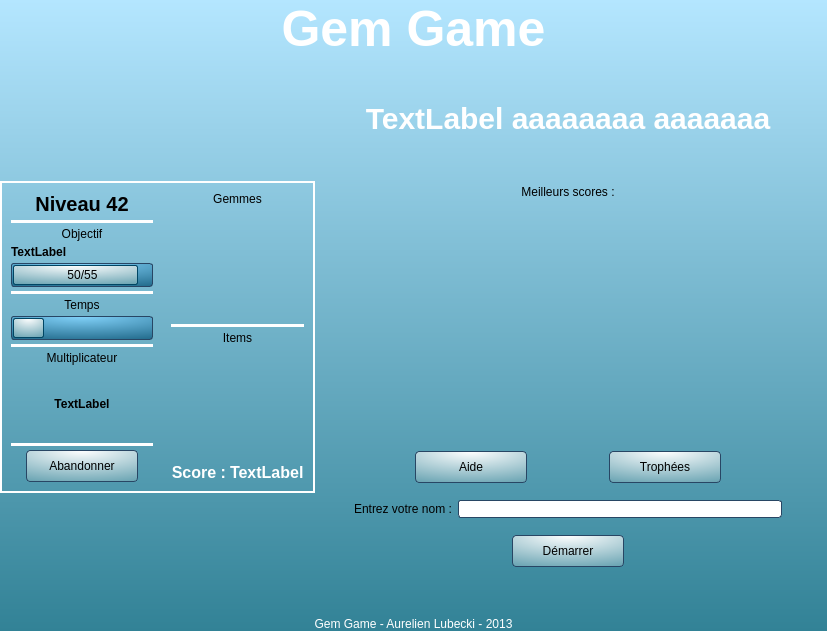
<?xml version="1.0" encoding="UTF-8"?>
<ui version="4.0">
 <class>Play</class>
 <widget class="QMainWindow" name="Play">
  <property name="geometry">
   <rect>
    <x>0</x>
    <y>0</y>
    <width>797</width>
    <height>566</height>
   </rect>
  </property>
  <property name="minimumSize">
   <size>
    <width>0</width>
    <height>0</height>
   </size>
  </property>
  <property name="windowTitle">
   <string>MainWindow</string>
  </property>
  <property name="styleSheet">
   <string notr="true">

QFrame
{
	border:2px solid rgb(255, 255, 255);
}

QLabel
{
	border:auto;
}


QLineEdit
{
	border:1px solid rgb(40, 70, 100);
	border-radius:3px;
}

QPushButton
{
	border:1px solid rgb(40, 70, 100);
	border-radius:4px;
	min-width:100px;
	min-height:20px;
	padding:5px;
	background-color: qradialgradient(spread:pad, cx:0.5, cy:0, radius:1.5, fx:0.5, fy:0, stop:0 rgb(255, 255, 255), stop:1 rgb(50, 130, 150));
}

QPushButton:hover, QPushButton:focus
{
	background-color:rgb(210, 220, 255);
}

QPushButton:disabled
{
	color:rgb(150, 150, 150);
	border-color:rgb(150, 150, 150);
}



QProgressBar 
{
	background-color: qradialgradient(spread:pad, cx:0.5, cy:0, radius:1.5, fx:0.5, fy:0, stop:0 rgb(130, 210, 250), stop:1 rgb(0, 70, 100));
	border:1px solid rgb(40, 70, 100);
	border-radius:3px;
}

 QProgressBar::chunk
{
	background-color: qradialgradient(spread:pad, cx:0.5, cy:0, radius:1.5, fx:0.5, fy:0, stop:0 rgb(255, 255, 255), stop:1 rgb(50, 130, 150));
	border:1px solid rgb(0, 70, 100);
	border-radius:2px;
	margin:1px;
 }


#frame
{
	background-color: qlineargradient(spread:pad, x1:0, y1:0, x2:0, y2:1, stop:0 rgb(180, 230, 255), stop:1 rgb(50, 130, 150));
}

#widgetGrid
{
	background-color: qradialgradient(spread:pad, cx:0.5, cy:0, radius:1.5, fx:0.5, fy:0, stop:0 rgb(130, 210, 250), stop:1 rgb(0, 70, 100));
	border:2px solid rgb(40, 70, 100);
	border-radius:10px;
}

#label, #labelTotalScore
{
	color:rgb(255, 255, 255);
	font-size:16px;
	font-weight:bold;
}

#labelTitle
{
	color:rgb(255, 255, 255);
	font-size:50px;
	font-weight:bold;
}

#labelEndMessage
{
	color:rgb(255, 255, 255);
	font-size:30px;
	font-weight:bold;
}

#labelCredits
{
	color:rgb(255, 255, 255);
}

#labelTextGoal
{
	font-weight:bold;
}

#labelMultiplier
{
	font-weight:bold;
}

#labelLevel
{
	font-weight:bold;
	font-size:20px;
}

QTableView {
	color:rgb(0, 0, 0);
	background-color:transparent;
	gridline-color:rgb(255, 255, 255);
	selection-color:rgb(255, 255, 255);
    selection-background-color:rgba(0, 0, 0, 100);
	border:none;
 }

QTableView QTableCornerButton::section {
     background:transparent;
 }

QTableView QHeaderView {
	border:none;
	background-color:transparent;
}

QTableView QHeaderView::section {
	border:1px solid rgb(255, 255, 255);
	color:rgb(0, 0, 0);
    background-color:transparent;
	padding:2px 5px;
 }
</string>
  </property>
  <widget class="QWidget" name="frame">
   <property name="sizePolicy">
    <sizepolicy hsizetype="Maximum" vsizetype="Maximum">
     <horstretch>0</horstretch>
     <verstretch>0</verstretch>
    </sizepolicy>
   </property>
   <layout class="QVBoxLayout" name="verticalLayout_8">
    <property name="spacing">
     <number>0</number>
    </property>
    <property name="margin">
     <number>0</number>
    </property>
    <item>
     <widget class="QLabel" name="labelTitle">
      <property name="sizePolicy">
       <sizepolicy hsizetype="Preferred" vsizetype="Maximum">
        <horstretch>0</horstretch>
        <verstretch>0</verstretch>
       </sizepolicy>
      </property>
      <property name="text">
       <string>Gem Game</string>
      </property>
      <property name="alignment">
       <set>Qt::AlignCenter</set>
      </property>
     </widget>
    </item>
    <item>
     <layout class="QHBoxLayout" name="horizontalLayout_6">
      <item>
       <widget class="QFrame" name="widgetPlay">
        <property name="sizePolicy">
         <sizepolicy hsizetype="Maximum" vsizetype="Maximum">
          <horstretch>0</horstretch>
          <verstretch>0</verstretch>
         </sizepolicy>
        </property>
        <property name="frameShape">
         <enum>QFrame::StyledPanel</enum>
        </property>
        <property name="frameShadow">
         <enum>QFrame::Raised</enum>
        </property>
        <layout class="QHBoxLayout" name="horizontalLayout">
         <property name="spacing">
          <number>5</number>
         </property>
         <property name="margin">
          <number>5</number>
         </property>
         <item>
          <widget class="QWidget" name="widget_4" native="true">
           <property name="sizePolicy">
            <sizepolicy hsizetype="Fixed" vsizetype="Preferred">
             <horstretch>0</horstretch>
             <verstretch>0</verstretch>
            </sizepolicy>
           </property>
           <property name="minimumSize">
            <size>
             <width>150</width>
             <height>0</height>
            </size>
           </property>
           <property name="maximumSize">
            <size>
             <width>150</width>
             <height>16777215</height>
            </size>
           </property>
           <layout class="QVBoxLayout" name="verticalLayout_7">
            <property name="spacing">
             <number>4</number>
            </property>
            <property name="margin">
             <number>4</number>
            </property>
            <item>
             <widget class="QLabel" name="labelLevel">
              <property name="text">
               <string>Niveau 42</string>
              </property>
              <property name="alignment">
               <set>Qt::AlignCenter</set>
              </property>
             </widget>
            </item>
            <item>
             <widget class="Line" name="line_2">
              <property name="orientation">
               <enum>Qt::Horizontal</enum>
              </property>
             </widget>
            </item>
            <item>
             <widget class="QLabel" name="label_3">
              <property name="sizePolicy">
               <sizepolicy hsizetype="Preferred" vsizetype="Preferred">
                <horstretch>0</horstretch>
                <verstretch>0</verstretch>
               </sizepolicy>
              </property>
              <property name="text">
               <string>Objectif</string>
              </property>
              <property name="alignment">
               <set>Qt::AlignCenter</set>
              </property>
             </widget>
            </item>
            <item>
             <widget class="QLabel" name="labelTextGoal">
              <property name="sizePolicy">
               <sizepolicy hsizetype="Preferred" vsizetype="Preferred">
                <horstretch>0</horstretch>
                <verstretch>0</verstretch>
               </sizepolicy>
              </property>
              <property name="text">
               <string>TextLabel</string>
              </property>
              <property name="wordWrap">
               <bool>true</bool>
              </property>
             </widget>
            </item>
            <item>
             <widget class="QProgressBar" name="progressBarGoal">
              <property name="maximum">
               <number>55</number>
              </property>
              <property name="value">
               <number>50</number>
              </property>
              <property name="alignment">
               <set>Qt::AlignCenter</set>
              </property>
              <property name="orientation">
               <enum>Qt::Horizontal</enum>
              </property>
              <property name="invertedAppearance">
               <bool>false</bool>
              </property>
              <property name="textDirection">
               <enum>QProgressBar::TopToBottom</enum>
              </property>
              <property name="format">
               <string>%v/%m</string>
              </property>
             </widget>
            </item>
            <item>
             <widget class="Line" name="line_4">
              <property name="orientation">
               <enum>Qt::Horizontal</enum>
              </property>
             </widget>
            </item>
            <item>
             <widget class="QLabel" name="label_2">
              <property name="text">
               <string>Temps</string>
              </property>
              <property name="alignment">
               <set>Qt::AlignCenter</set>
              </property>
             </widget>
            </item>
            <item>
             <widget class="QProgressBar" name="progressBarTime">
              <property name="value">
               <number>24</number>
              </property>
              <property name="alignment">
               <set>Qt::AlignCenter</set>
              </property>
              <property name="orientation">
               <enum>Qt::Horizontal</enum>
              </property>
              <property name="invertedAppearance">
               <bool>false</bool>
              </property>
              <property name="textDirection">
               <enum>QProgressBar::TopToBottom</enum>
              </property>
              <property name="format">
               <string/>
              </property>
             </widget>
            </item>
            <item>
             <widget class="Line" name="line_3">
              <property name="orientation">
               <enum>Qt::Horizontal</enum>
              </property>
             </widget>
            </item>
            <item>
             <widget class="QLabel" name="label_4">
              <property name="text">
               <string>Multiplicateur</string>
              </property>
              <property name="alignment">
               <set>Qt::AlignCenter</set>
              </property>
             </widget>
            </item>
            <item>
             <widget class="QLabel" name="labelMultiplier">
              <property name="sizePolicy">
               <sizepolicy hsizetype="Preferred" vsizetype="Fixed">
                <horstretch>0</horstretch>
                <verstretch>0</verstretch>
               </sizepolicy>
              </property>
              <property name="minimumSize">
               <size>
                <width>0</width>
                <height>70</height>
               </size>
              </property>
              <property name="text">
               <string>TextLabel</string>
              </property>
              <property name="alignment">
               <set>Qt::AlignCenter</set>
              </property>
             </widget>
            </item>
            <item>
             <widget class="Line" name="line_5">
              <property name="orientation">
               <enum>Qt::Horizontal</enum>
              </property>
             </widget>
            </item>
            <item>
             <widget class="QWidget" name="widget_8" native="true">
              <layout class="QHBoxLayout" name="horizontalLayout_9">
               <property name="spacing">
                <number>0</number>
               </property>
               <property name="margin">
                <number>0</number>
               </property>
               <item>
                <widget class="QPushButton" name="buttonGiveUp">
                 <property name="sizePolicy">
                  <sizepolicy hsizetype="Maximum" vsizetype="Maximum">
                   <horstretch>0</horstretch>
                   <verstretch>0</verstretch>
                  </sizepolicy>
                 </property>
                 <property name="minimumSize">
                  <size>
                   <width>112</width>
                   <height>32</height>
                  </size>
                 </property>
                 <property name="text">
                  <string>Abandonner</string>
                 </property>
                </widget>
               </item>
              </layout>
             </widget>
            </item>
           </layout>
          </widget>
         </item>
         <item>
          <widget class="QWidget" name="widgetGrid" native="true">
           <property name="sizePolicy">
            <sizepolicy hsizetype="Maximum" vsizetype="Maximum">
             <horstretch>0</horstretch>
             <verstretch>0</verstretch>
            </sizepolicy>
           </property>
           <property name="minimumSize">
            <size>
             <width>0</width>
             <height>0</height>
            </size>
           </property>
           <layout class="QVBoxLayout" name="verticalLayout_2">
            <property name="spacing">
             <number>0</number>
            </property>
            <property name="margin">
             <number>0</number>
            </property>
           </layout>
          </widget>
         </item>
         <item>
          <widget class="QWidget" name="buttons" native="true">
           <property name="sizePolicy">
            <sizepolicy hsizetype="Maximum" vsizetype="Preferred">
             <horstretch>0</horstretch>
             <verstretch>0</verstretch>
            </sizepolicy>
           </property>
           <layout class="QVBoxLayout" name="verticalLayout">
            <property name="spacing">
             <number>4</number>
            </property>
            <property name="margin">
             <number>4</number>
            </property>
            <item>
             <widget class="QLabel" name="label_6">
              <property name="sizePolicy">
               <sizepolicy hsizetype="Preferred" vsizetype="Maximum">
                <horstretch>0</horstretch>
                <verstretch>0</verstretch>
               </sizepolicy>
              </property>
              <property name="text">
               <string>Gemmes</string>
              </property>
              <property name="alignment">
               <set>Qt::AlignCenter</set>
              </property>
             </widget>
            </item>
            <item>
             <widget class="QWidget" name="widget" native="true">
              <layout class="QHBoxLayout" name="horizontalLayout_3">
               <property name="spacing">
                <number>2</number>
               </property>
               <property name="margin">
                <number>2</number>
               </property>
               <item>
                <widget class="QWidget" name="widgetCristals" native="true">
                 <property name="sizePolicy">
                  <sizepolicy hsizetype="Preferred" vsizetype="Preferred">
                   <horstretch>0</horstretch>
                   <verstretch>0</verstretch>
                  </sizepolicy>
                 </property>
                 <property name="minimumSize">
                  <size>
                   <width>0</width>
                   <height>0</height>
                  </size>
                 </property>
                 <layout class="QVBoxLayout" name="verticalLayout_5">
                  <property name="spacing">
                   <number>2</number>
                  </property>
                  <property name="margin">
                   <number>0</number>
                  </property>
                 </layout>
                </widget>
               </item>
               <item>
                <widget class="QWidget" name="widgetPureCristals" native="true">
                 <property name="sizePolicy">
                  <sizepolicy hsizetype="Preferred" vsizetype="Preferred">
                   <horstretch>0</horstretch>
                   <verstretch>0</verstretch>
                  </sizepolicy>
                 </property>
                 <property name="minimumSize">
                  <size>
                   <width>0</width>
                   <height>0</height>
                  </size>
                 </property>
                 <layout class="QVBoxLayout" name="verticalLayout_6">
                  <property name="spacing">
                   <number>2</number>
                  </property>
                  <property name="margin">
                   <number>0</number>
                  </property>
                 </layout>
                </widget>
               </item>
              </layout>
             </widget>
            </item>
            <item>
             <widget class="Line" name="line">
              <property name="orientation">
               <enum>Qt::Horizontal</enum>
              </property>
             </widget>
            </item>
            <item>
             <widget class="QLabel" name="label_7">
              <property name="sizePolicy">
               <sizepolicy hsizetype="Preferred" vsizetype="Maximum">
                <horstretch>0</horstretch>
                <verstretch>0</verstretch>
               </sizepolicy>
              </property>
              <property name="text">
               <string>Items</string>
              </property>
              <property name="alignment">
               <set>Qt::AlignCenter</set>
              </property>
             </widget>
            </item>
            <item>
             <widget class="QWidget" name="widget_2" native="true">
              <layout class="QHBoxLayout" name="horizontalLayout_2">
               <property name="spacing">
                <number>2</number>
               </property>
               <property name="margin">
                <number>2</number>
               </property>
               <item>
                <widget class="QWidget" name="widgetItems1" native="true">
                 <property name="sizePolicy">
                  <sizepolicy hsizetype="Preferred" vsizetype="Preferred">
                   <horstretch>0</horstretch>
                   <verstretch>0</verstretch>
                  </sizepolicy>
                 </property>
                 <property name="minimumSize">
                  <size>
                   <width>0</width>
                   <height>0</height>
                  </size>
                 </property>
                 <layout class="QVBoxLayout" name="verticalLayout_3">
                  <property name="spacing">
                   <number>2</number>
                  </property>
                  <property name="margin">
                   <number>0</number>
                  </property>
                 </layout>
                </widget>
               </item>
               <item>
                <widget class="QWidget" name="widgetItems2" native="true">
                 <property name="sizePolicy">
                  <sizepolicy hsizetype="Preferred" vsizetype="Preferred">
                   <horstretch>0</horstretch>
                   <verstretch>0</verstretch>
                  </sizepolicy>
                 </property>
                 <property name="minimumSize">
                  <size>
                   <width>0</width>
                   <height>0</height>
                  </size>
                 </property>
                 <layout class="QVBoxLayout" name="verticalLayout_4">
                  <property name="spacing">
                   <number>2</number>
                  </property>
                  <property name="margin">
                   <number>0</number>
                  </property>
                 </layout>
                </widget>
               </item>
              </layout>
             </widget>
            </item>
            <item>
             <widget class="QWidget" name="widget_3" native="true">
              <property name="sizePolicy">
               <sizepolicy hsizetype="Preferred" vsizetype="Maximum">
                <horstretch>0</horstretch>
                <verstretch>0</verstretch>
               </sizepolicy>
              </property>
              <layout class="QHBoxLayout" name="horizontalLayout_4">
               <property name="spacing">
                <number>4</number>
               </property>
               <property name="margin">
                <number>0</number>
               </property>
               <item>
                <widget class="QLabel" name="label">
                 <property name="sizePolicy">
                  <sizepolicy hsizetype="Preferred" vsizetype="Preferred">
                   <horstretch>0</horstretch>
                   <verstretch>0</verstretch>
                  </sizepolicy>
                 </property>
                 <property name="text">
                  <string>Score :</string>
                 </property>
                 <property name="alignment">
                  <set>Qt::AlignRight|Qt::AlignTrailing|Qt::AlignVCenter</set>
                 </property>
                </widget>
               </item>
               <item>
                <widget class="QLabel" name="labelTotalScore">
                 <property name="sizePolicy">
                  <sizepolicy hsizetype="Preferred" vsizetype="Preferred">
                   <horstretch>0</horstretch>
                   <verstretch>0</verstretch>
                  </sizepolicy>
                 </property>
                 <property name="text">
                  <string>TextLabel</string>
                 </property>
                 <property name="alignment">
                  <set>Qt::AlignLeading|Qt::AlignLeft|Qt::AlignVCenter</set>
                 </property>
                </widget>
               </item>
              </layout>
             </widget>
            </item>
           </layout>
          </widget>
         </item>
        </layout>
       </widget>
      </item>
      <item>
       <widget class="QWidget" name="widgetMenu" native="true">
        <property name="sizePolicy">
         <sizepolicy hsizetype="Maximum" vsizetype="Maximum">
          <horstretch>0</horstretch>
          <verstretch>0</verstretch>
         </sizepolicy>
        </property>
        <layout class="QVBoxLayout" name="verticalLayout_9">
         <item>
          <widget class="QLabel" name="labelEndMessage">
           <property name="minimumSize">
            <size>
             <width>0</width>
             <height>100</height>
            </size>
           </property>
           <property name="text">
            <string>TextLabel aaaaaaaa aaaaaaa</string>
           </property>
           <property name="alignment">
            <set>Qt::AlignCenter</set>
           </property>
          </widget>
         </item>
         <item>
          <widget class="QWidget" name="widget_10" native="true">
           <property name="minimumSize">
            <size>
             <width>0</width>
             <height>0</height>
            </size>
           </property>
           <layout class="QHBoxLayout" name="horizontalLayout_11">
            <property name="spacing">
             <number>0</number>
            </property>
            <property name="margin">
             <number>0</number>
            </property>
            <item>
             <widget class="QWidget" name="widget_11" native="true">
              <property name="maximumSize">
               <size>
                <width>500</width>
                <height>16777215</height>
               </size>
              </property>
              <layout class="QVBoxLayout" name="verticalLayout_10">
               <item>
                <widget class="QLabel" name="label_5">
                 <property name="sizePolicy">
                  <sizepolicy hsizetype="Preferred" vsizetype="Maximum">
                   <horstretch>0</horstretch>
                   <verstretch>0</verstretch>
                  </sizepolicy>
                 </property>
                 <property name="text">
                  <string>Meilleurs scores :</string>
                 </property>
                 <property name="alignment">
                  <set>Qt::AlignCenter</set>
                 </property>
                </widget>
               </item>
               <item>
                <widget class="QTableWidget" name="tableWidget">
                 <property name="sizePolicy">
                  <sizepolicy hsizetype="Maximum" vsizetype="Maximum">
                   <horstretch>0</horstretch>
                   <verstretch>0</verstretch>
                  </sizepolicy>
                 </property>
                 <property name="minimumSize">
                  <size>
                   <width>450</width>
                   <height>240</height>
                  </size>
                 </property>
                 <property name="verticalScrollBarPolicy">
                  <enum>Qt::ScrollBarAlwaysOff</enum>
                 </property>
                 <property name="horizontalScrollBarPolicy">
                  <enum>Qt::ScrollBarAlwaysOff</enum>
                 </property>
                </widget>
               </item>
               <item>
                <widget class="QWidget" name="widget_9" native="true">
                 <layout class="QHBoxLayout" name="horizontalLayout_10">
                  <property name="spacing">
                   <number>10</number>
                  </property>
                  <property name="margin">
                   <number>0</number>
                  </property>
                  <item>
                   <widget class="QPushButton" name="buttonHelp">
                    <property name="sizePolicy">
                     <sizepolicy hsizetype="Maximum" vsizetype="Maximum">
                      <horstretch>0</horstretch>
                      <verstretch>0</verstretch>
                     </sizepolicy>
                    </property>
                    <property name="text">
                     <string>Aide</string>
                    </property>
                   </widget>
                  </item>
                  <item>
                   <widget class="QPushButton" name="buttonTrophies">
                    <property name="sizePolicy">
                     <sizepolicy hsizetype="Maximum" vsizetype="Maximum">
                      <horstretch>0</horstretch>
                      <verstretch>0</verstretch>
                     </sizepolicy>
                    </property>
                    <property name="text">
                     <string>Trophées</string>
                    </property>
                   </widget>
                  </item>
                 </layout>
                </widget>
               </item>
               <item>
                <widget class="QWidget" name="widget_7" native="true">
                 <layout class="QHBoxLayout" name="horizontalLayout_8">
                  <item>
                   <widget class="QLabel" name="label_8">
                    <property name="text">
                     <string>Entrez votre nom :</string>
                    </property>
                   </widget>
                  </item>
                  <item>
                   <widget class="QLineEdit" name="lineEditPlayerName">
                    <property name="maxLength">
                     <number>10</number>
                    </property>
                   </widget>
                  </item>
                 </layout>
                </widget>
               </item>
               <item>
                <widget class="QWidget" name="widget_6" native="true">
                 <layout class="QHBoxLayout" name="horizontalLayout_5">
                  <property name="spacing">
                   <number>0</number>
                  </property>
                  <property name="margin">
                   <number>0</number>
                  </property>
                  <item>
                   <widget class="QPushButton" name="buttonStart">
                    <property name="sizePolicy">
                     <sizepolicy hsizetype="Maximum" vsizetype="Maximum">
                      <horstretch>0</horstretch>
                      <verstretch>0</verstretch>
                     </sizepolicy>
                    </property>
                    <property name="minimumSize">
                     <size>
                      <width>112</width>
                      <height>32</height>
                     </size>
                    </property>
                    <property name="text">
                     <string>Démarrer</string>
                    </property>
                   </widget>
                  </item>
                 </layout>
                </widget>
               </item>
              </layout>
             </widget>
            </item>
           </layout>
          </widget>
         </item>
         <item>
          <widget class="QWidget" name="widget_5" native="true">
           <property name="sizePolicy">
            <sizepolicy hsizetype="Preferred" vsizetype="Maximum">
             <horstretch>0</horstretch>
             <verstretch>0</verstretch>
            </sizepolicy>
           </property>
           <layout class="QHBoxLayout" name="horizontalLayout_7"/>
          </widget>
         </item>
        </layout>
       </widget>
      </item>
      <item>
       <widget class="WidgetTrophies" name="widgetTrophies">
        <property name="sizePolicy">
         <sizepolicy hsizetype="Maximum" vsizetype="Maximum">
          <horstretch>0</horstretch>
          <verstretch>0</verstretch>
         </sizepolicy>
        </property>
        <property name="minimumSize">
         <size>
          <width>0</width>
          <height>0</height>
         </size>
        </property>
        <property name="frameShape">
         <enum>QFrame::StyledPanel</enum>
        </property>
        <property name="frameShadow">
         <enum>QFrame::Raised</enum>
        </property>
       </widget>
      </item>
      <item>
       <widget class="WidgetHelper" name="widgetHelp">
        <property name="sizePolicy">
         <sizepolicy hsizetype="Maximum" vsizetype="Maximum">
          <horstretch>0</horstretch>
          <verstretch>0</verstretch>
         </sizepolicy>
        </property>
        <property name="minimumSize">
         <size>
          <width>0</width>
          <height>0</height>
         </size>
        </property>
        <property name="frameShape">
         <enum>QFrame::StyledPanel</enum>
        </property>
        <property name="frameShadow">
         <enum>QFrame::Raised</enum>
        </property>
       </widget>
      </item>
     </layout>
    </item>
    <item>
     <widget class="QLabel" name="labelCredits">
      <property name="sizePolicy">
       <sizepolicy hsizetype="Preferred" vsizetype="Maximum">
        <horstretch>0</horstretch>
        <verstretch>0</verstretch>
       </sizepolicy>
      </property>
      <property name="text">
       <string>Gem Game - Aurelien Lubecki - 2013</string>
      </property>
      <property name="alignment">
       <set>Qt::AlignCenter</set>
      </property>
     </widget>
    </item>
   </layout>
  </widget>
 </widget>
 <layoutdefault spacing="6" margin="11"/>
 <customwidgets>
  <customwidget>
   <class>WidgetHelper</class>
   <extends>QFrame</extends>
   <header>WidgetHelper.h</header>
   <container>1</container>
  </customwidget>
  <customwidget>
   <class>WidgetTrophies</class>
   <extends>QFrame</extends>
   <header>WidgetTrophies.h</header>
   <container>1</container>
  </customwidget>
 </customwidgets>
 <resources/>
 <connections/>
</ui>
